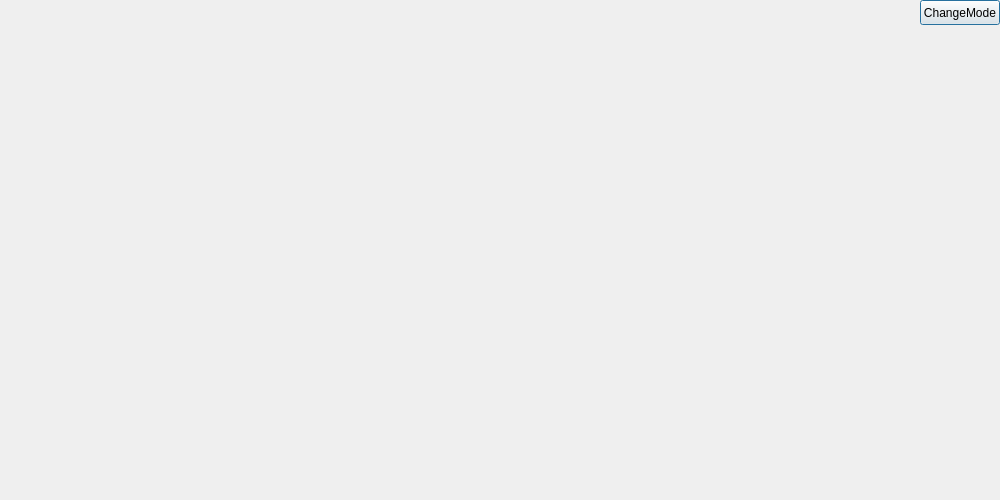
<?xml version="1.0" encoding="UTF-8"?>
<ui version="4.0">
 <class>Dialog</class>
 <widget class="QDialog" name="Dialog">
  <property name="enabled">
   <bool>true</bool>
  </property>
  <property name="geometry">
   <rect>
    <x>0</x>
    <y>0</y>
    <width>1000</width>
    <height>500</height>
   </rect>
  </property>
  <property name="windowTitle">
   <string>Dialog</string>
  </property>
  <widget class="QPushButton" name="pushButton_2">
   <property name="geometry">
    <rect>
     <x>920</x>
     <y>0</y>
     <width>80</width>
     <height>25</height>
    </rect>
   </property>
   <property name="text">
    <string>ChangeMode</string>
   </property>
  </widget>
 </widget>
 <layoutdefault spacing="6" margin="11"/>
 <resources/>
 <connections/>
</ui>
